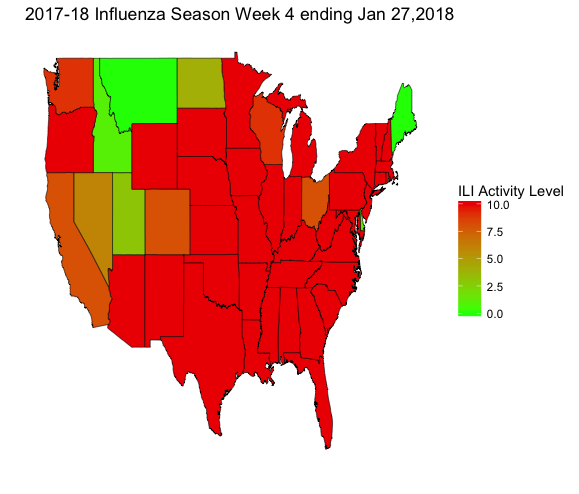

The script that drew this image:
library(ggplot2)
library(dplyr)
setwd("/Users/sp/Desktop/DIC")
heatmap_data<-read.csv(file = "StateDataforMap_2017-18week4.csv", sep = ",")[ ,1:2]
#heatmap_data
heatmap_data$region=tolower(heatmap_data$region)
merged_dataframes<-merge(map_data("state"),heatmap_data, by="region")
p <- ggplot()
p <- p + geom_polygon(data=merged_dataframes, aes(x=long, y=lat, group = group, fill=merged_dataframes$ACTIVITY),colour="Black",lwd=.2) 
p<-p+scale_fill_continuous(low = "green", high = "red2", space = "Lab",na.value = "black", guide="colorbar")
p <- p + theme_bw()  + labs(fill = "ILI Activity Level" ,title = "2017-18 Influenza Season Week 4 ending Jan 27,2018", x="", y="")
p + scale_y_continuous(breaks=c()) + scale_x_continuous(breaks=c()) + theme(panel.border =  element_blank())
